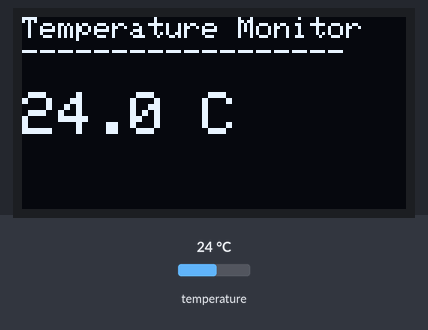
A sketch run on a simulated ESP32. On the bench: 128×64 one-colour display. The inputs (shaded band) are chosen by the test bench; at power-on: temperature 24 °C. What the sketch prints to the serial monitor is not drawn.

Above: at 2.9 s.
3.0 s: temperature set to 12 °C
At 4.5 s:
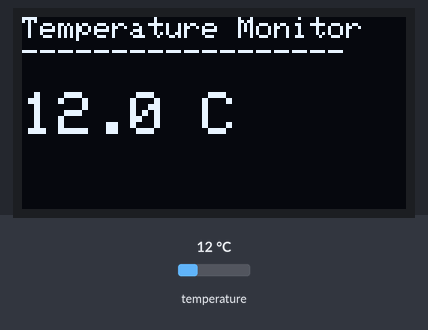
4.8 s: temperature set to 19 °C
At 6.2 s:
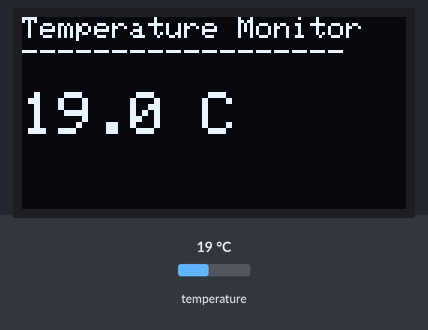
6.8 s: temperature set to 28 °C
At 7.7 s:
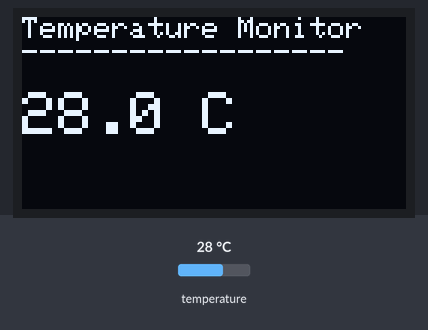
Timing chart, 0 to 9.8 s (numbered marks = the images above; inputs shaded):
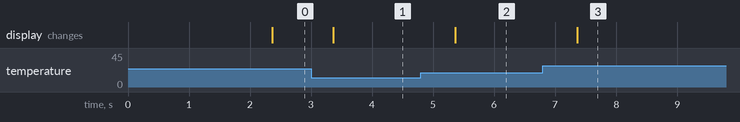

Measured:
- after the input at 3.0 s, the display: changes after 0.36 s (image 1)
- after the input at 4.8 s, the display: changes after 0.56 s (image 2)
- after the input at 6.8 s, the display: changes after 0.56 s (image 3)

The sketch:

ESP32_Digital_Thermometer.ino
```cpp
// ======================================================
// ESP32 Digital Thermometer with OLED Display
// Sensor : DS18B20 (OneWire)
// Display: OLED SSD1306 (I2C)
// Board  : ESP32 (30-pin)
// ======================================================

// ---------- Libraries ----------
#include <OneWire.h>
#include <DallasTemperature.h>
#include <Wire.h>
#include <Adafruit_GFX.h>
#include <Adafruit_SSD1306.h>

// ---------- Pin Definitions ----------
#define ONE_WIRE_BUS 4      // DS18B20 data pin
#define SCREEN_WIDTH 128
#define SCREEN_HEIGHT 64

// ---------- OLED Configuration ----------
#define OLED_RESET -1       // No reset pin used
Adafruit_SSD1306 display(SCREEN_WIDTH, SCREEN_HEIGHT, &Wire, OLED_RESET);

// ---------- DS18B20 Setup ----------
OneWire oneWire(ONE_WIRE_BUS);
DallasTemperature sensors(&oneWire);

// ---------- Timing ----------
unsigned long lastReadTime = 0;
const unsigned long readInterval = 1000; // 1 second

void setup() {
  Serial.begin(115200);

  // Initialize temperature sensor
  sensors.begin();

  // Initialize OLED
  if (!display.begin(SSD1306_SWITCHCAPVCC, 0x3C)) {
    Serial.println("OLED initialization failed");
    while (true); // Stop execution
  }

  display.clearDisplay();
  display.setTextColor(SSD1306_WHITE);

  // Startup message
  display.setTextSize(1);
  display.setCursor(0, 0);
  display.println("ESP32 Thermometer");
  display.println("----------------");
  display.println("DS18B20 Sensor");
  display.display();

  delay(1500);
}

void loop() {
  unsigned long currentTime = millis();

  // Read temperature every 1 second (non-blocking)
  if (currentTime - lastReadTime >= readInterval) {
    lastReadTime = currentTime;

    sensors.requestTemperatures();
    float temperatureC = sensors.getTempCByIndex(0);

    Serial.print("Temperature: ");
    Serial.print(temperatureC);
    Serial.println(" C");

    // Update OLED
    display.clearDisplay();
    display.setTextSize(1);
    display.setCursor(0, 0);
    display.println("Temperature Monitor");
    display.println("------------------");

    display.setTextSize(2);
    display.setCursor(0, 25);

    if (temperatureC == DEVICE_DISCONNECTED_C) {
      display.println("Sensor Error");
    } else {
      display.print(temperatureC, 1);
      display.print(" C");
    }

    display.display();
  }
}
```
